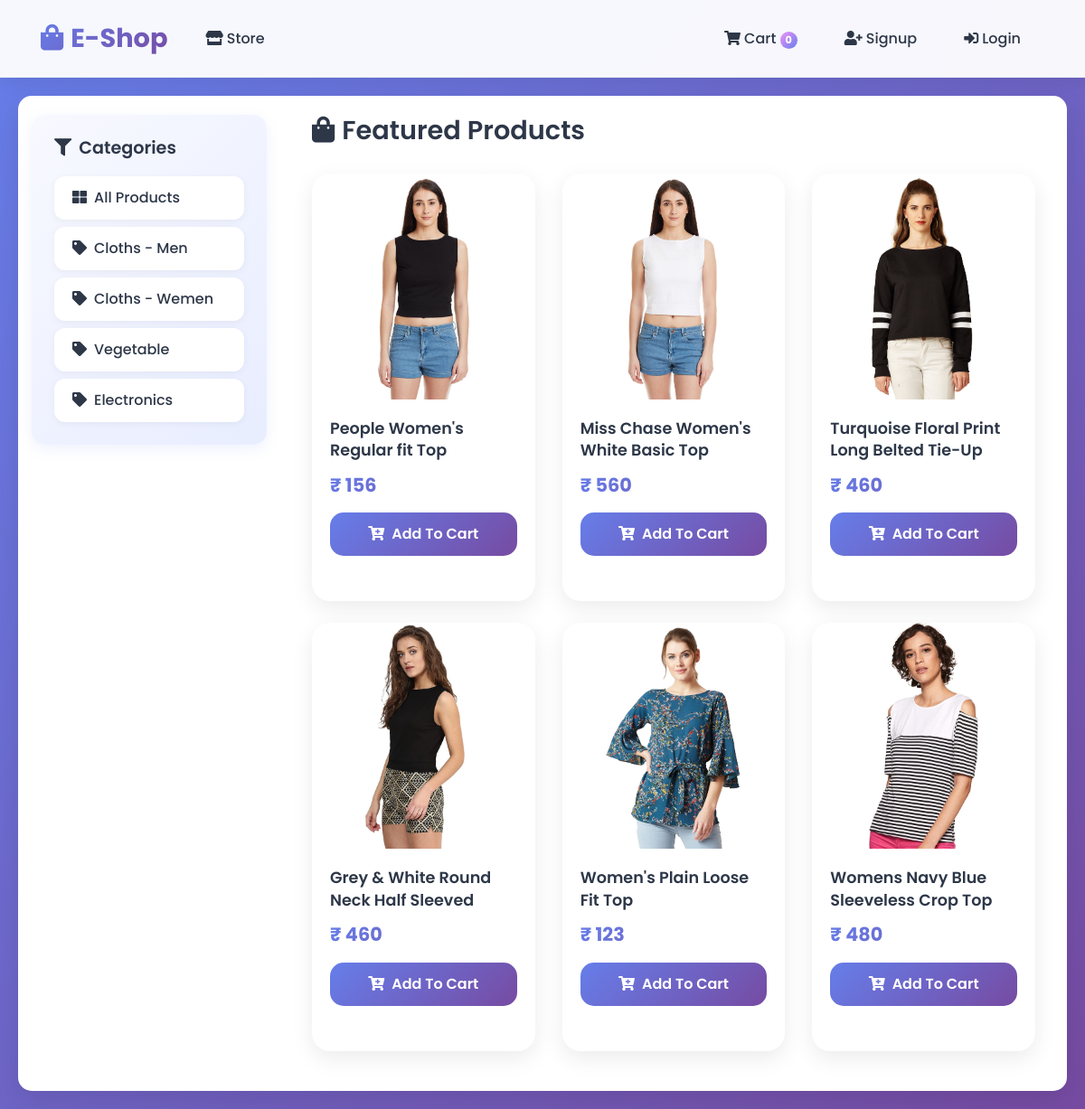
The app's page /store?category=2 with its own data.
### store/models/category.py (models this page shows, shortened)
class Category(models.Model):
    name = models.CharField(max_length=20)
    @staticmethod
    def get_all_categories():
        return Category.objects.all()

### store/models/product.py (models this page shows, shortened)
class Product(models.Model):
    name = models.CharField(max_length=50)
    price = models.IntegerField(default=0)
    category = models.ForeignKey(Category, on_delete=models.CASCADE, default=1)
    description = models.CharField(max_length=200, default='' , null=True , blank=True)
    image = models.ImageField(upload_to='uploads/products/')
    @staticmethod
    def get_all_products_by_categoryid(category_id):
        if category_id:
            return Product.objects.filter(category = category_id)
        else:
            return Product.get_all_products();

### store/views/home.py (the view)
# urls.py: path('' , include('store.urls'))
def store(request):
    cart = request.session.get('cart')
    if not cart:
        request.session['cart'] = {}
    products = None
    categories = Category.get_all_categories()
    categoryID = request.GET.get('category')
    if categoryID:
        products = Product.get_all_products_by_categoryid(categoryID)
    else:
        products = Product.get_all_products();
    data = {}
    data['products'] = products
    data['categories'] = categories
    print('you are : ', request.session.get('email'))
    return render(request, 'index.html', data)

### store/templatetags/cart.py (called while the page is built)
@register.filter(name='is_in_cart')
def is_in_cart(product  , cart):
    keys = cart.keys()
    for id in keys:
        if int(id) == product.id:
            return True
    return False;

### store/templatetags/custom_filter.py (called while the page is built)
@register.filter(name='currency')
def currency(number):
    return "₹ "+str(number)

### store/templates/index.html (shortened to what this page needs)
{% extends 'base.html' %}
{% block content %}
{% load cart %}
{% load custom_filter %}
<div class="container-fluid">
  <div class="row">
    <div class="col-12">
    </div>
    <div class="col-lg-3">
      <div class="category-sidebar">
        <h3 class="category-title">
          <i class="fas fa-filter mr-2"></i>Categories
        </h3>
        <div class="list-group category-list">
          <a href="/" class="list-group-item list-group-item-action category-item">
            <i class="fas fa-th-large mr-2"></i>All Products
          </a>
          {% for category in categories %}
          <a href="/?category={{category.id}}" class="list-group-item list-group-item-action category-item">
            <i class="fas fa-tag mr-2"></i>{{category.name}}
          </a>
          {% endfor %}
        </div>
      </div>
    </div>
    <div class="col-lg-9">
      <div class="products-section">
        <h2 class="section-title">
          <i class="fas fa-shopping-bag mr-2"></i>Featured Products
        </h2>
        <div class="row" id="products">
          {% for product in products %}
          <div class="col-xl-4 col-md-6 col-sm-12 mb-4">
            <div class="card product-card" id="{{product.id}}">
              <div style=" height: 250px;">
                <img class="product-image" src="{{product.image.url}}" alt="{{product.name}}">
              </div>
              <div class="product-info">
                <h5 class="product-name">{{product.name}}</h5>
                <p class="product-price">{{product.price|currency}}</p>
                <div class="cart-footer">
                  {% if product|is_in_cart:request.session.cart %}
                  <div class="cart-controls">
                    <div class="row align-items-center">
                      <div class="col-3">
                        <form action="/#{{product.id}}" method="post">
                          {% csrf_token %}
                          <input hidden type="text" name='product' value='{{product.id}}'>
                          <input hidden type="text" name='remove' value='True'>
                          <button type="submit" class="cart-btn cart-btn-minus">
                            <i class="fas fa-minus"></i>
                          </button>
                        </form>
                      </div>
                      <div class="col-6 cart-quantity">
                        <i class="fas fa-shopping-cart mr-1"></i>
                        {{product|cart_quantity:request.session.cart}} in Cart
                      </div>
                      <div class="col-3">
                        <form action="/#{{product.id}}" method="post">
                          {% csrf_token %}
                          <input hidden type="text" name='product' value='{{product.id}}'>
                          <button type="submit" class="cart-btn cart-btn-plus">
                            <i class="fas fa-plus"></i>
                          </button>
                        </form>
                      </div>
                    </div>
                  </div>
                  {% else %}
                  <form action="/#{{product.id}}" method="POST">
                    <button type="submit" class="add-to-cart-btn">
                      <i class="fas fa-cart-plus mr-2"></i>Add To Cart
                    </button>
                  </form>
                  {% endif %}
                </div>
              </div>
            </div>
          </div>
          {% endfor %}
        </div>
      </div>
    </div>
  </div>
</div>
{% endblock %}

### store/templates/base.html (style rules this page uses)
:root { --primary-color: #667eea; --secondary-color: #764ba2; --accent-color: #f093fb; --text-dark: #2d3748; --text-light: #718096; --bg-light: #f7fafc; --border-color: #e2e8f0; --success-color: #48bb78; --danger-color: #f56565; --warning-color: #ed8936; }
* { font-family: 'Poppins', sans-serif; }
body { background: linear-gradient(135deg, #667eea 0%, #764ba2 100%); background-attachment: fixed; min-height: 100vh; }
.card { transition: all 0.3s ease; border: none; border-radius: 15px; overflow: hidden; }

### store/templates/index.html (style rules this page uses)
.category-sidebar { background: linear-gradient(135deg, #f8f9ff 0%, #e8edff 100%); border-radius: 15px; padding: 25px; margin: 20px 0; box-shadow: 0 5px 15px rgba(102, 126, 234, 0.1); }
.category-title { font-weight: 600; color: var(--text-dark); margin-bottom: 20px; font-size: 1.2rem; }
.category-list { border: none; }
.category-item { border: none !important; border-radius: 12px !important; margin-bottom: 8px; font-weight: 500; color: var(--text-dark); background: white; transition: all 0.3s ease; box-shadow: 0 2px 8px rgba(0,0,0,0.05); }
.products-section { padding: 20px; }
.section-title { font-weight: 600; color: var(--text-dark); margin-bottom: 30px; font-size: 1.8rem; }
.product-card { border: none; border-radius: 20px; overflow: hidden; background: white; box-shadow: 0 8px 25px rgba(0,0,0,0.08); transition: all 0.4s ease; margin-bottom: 30px; height: 100%; }
.product-image { height: 250px; object-fit: contain; width: 100%; transition: all 0.3s ease; border-radius: 20px; }
.product-info { padding: 20px; }
.product-name { font-weight: 600; color: var(--text-dark); margin-bottom: 10px; font-size: 1.1rem; line-height: 1.4; }
.product-price { font-weight: 700; font-size: 1.3rem; background: linear-gradient(135deg, var(--primary-color), var(--secondary-color)); -webkit-background-clip: text; -webkit-text-fill-color: transparent; background-clip: text; margin-bottom: 15px; }
.add-to-cart-btn { background: linear-gradient(135deg, var(--primary-color), var(--secondary-color)); color: white; border: none; border-radius: 15px; padding: 12px 20px; font-weight: 600; width: 100%; transition: all 0.3s ease; }

### records on screen
Category: name "Cloths - Men"
Category: name "Cloths - Wemen"
Category: name "Vegetable"
Category: name "Electronics"
Product: image (picture), name "People Women's Regular fit Top", price "₹ 156"
Product: image (picture), name "Miss Chase Women's White Basic Top", price "₹ 560"
Product: image (picture), name "Turquoise Floral Print Long Belted Tie-Up", price "₹ 460"
Product: image (picture), name "Grey & White Round Neck Half Sleeved", price "₹ 460"
Product: image (picture), name "Women's Plain Loose Fit Top", price "₹ 123"
Product: image (picture), name "Womens Navy Blue Sleeveless Crop Top", price "₹ 480"

### other values on screen
{{ request.session.cart.keys|length }} "0"
